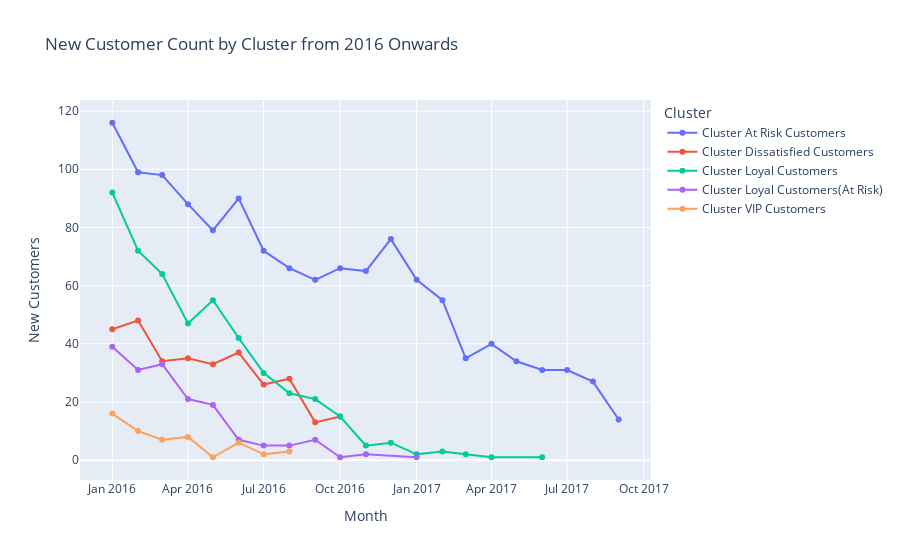

Notebook cell for this chart:
### Markdown cell above
### 2016년 부터 보기

### Code cell
# 각 고객별로 첫 구매 날짜와 그 때의 군집을 계산
customer_first_purchase = df.groupby('Customer Id').agg({
    'order date (DateOrders)': 'min',  # 첫 구매 날짜
    'Cluster': 'first'  # 첫 구매 시의 군집
}).reset_index()

# 첫 구매 날짜를 월별로 변환
customer_first_purchase['First Purchase Month'] = customer_first_purchase['order date (DateOrders)'].dt.to_period('M')

# 월별, 군집별로 신규 포함된 고객 수 계산
new_customers_per_cluster = customer_first_purchase.groupby(['First Purchase Month', 'Cluster']).size().reset_index(name='New Customers')

# Period 객체를 YYYY-MM 형식의 문자열로 변환
new_customers_per_cluster['First Purchase Month'] = new_customers_per_cluster['First Purchase Month'].dt.strftime('%Y-%m')

# 2016년 이후 및 2017년 10월 제외 데이터 필터링
new_customers_per_cluster = new_customers_per_cluster.query("('2016-01' <= `First Purchase Month`) & (`First Purchase Month` != '2017-10')")

# 그래프 객체 생성
fig = go.Figure()

# 신규 고객 수 데이터 추가 (선 그래프)
for cluster in new_customers_per_cluster['Cluster'].unique():
    cluster_data = new_customers_per_cluster[new_customers_per_cluster['Cluster'] == cluster]
    fig.add_trace(go.Scatter(
        x=cluster_data['First Purchase Month'],
        y=cluster_data['New Customers'],
        mode='lines+markers',
        name=f'Cluster {cluster}'
    ))

# 레이아웃 설정
fig.update_layout(
    title='New Customer Count by Cluster from 2016 Onwards',
    xaxis_title='Month',
    yaxis_title='New Customers',
    legend_title='Cluster'
)

# 그래프 표시
fig.show()

### Figure 1 — Plotly figure (JSON) as saved in the notebook; plotly's stock layout.template omitted (floating-point values rounded to 4 significant figures)
{"data": [{"mode": "lines+markers", "name": "Cluster At Risk Customers", "type": "scatter", "x": ["2016-01", "2016-02", "2016-03", "2016-04", "2016-05", "2016-06", "2016-07", "2016-08", "2016-09", "2016-10", "2016-11", "2016-12", "2017-01", "2017-02", "2017-03", "2017-04", "2017-05", "2017-06", "2017-07", "2017-08", "2017-09"], "y": [116, 99, 98, 88, 79, 90, 72, 66, 62, 66, 65, 76, 62, 55, 35, 40, 34, 31, 31, 27, 14]}, {"mode": "lines+markers", "name": "Cluster Dissatisfied Customers", "type": "scatter", "x": ["2016-01", "2016-02", "2016-03", "2016-04", "2016-05", "2016-06", "2016-07", "2016-08", "2016-09", "2016-10"], "y": [45, 48, 34, 35, 33, 37, 26, 28, 13, 15]}, {"mode": "lines+markers", "name": "Cluster Loyal Customers", "type": "scatter", "x": ["2016-01", "2016-02", "2016-03", "2016-04", "2016-05", "2016-06", "2016-07", "2016-08", "2016-09", "2016-10", "2016-11", "2016-12", "2017-01", "2017-02", "2017-03", "2017-04", "2017-06"], "y": [92, 72, 64, 47, 55, 42, 30, 23, 21, 15, 5, 6, 2, 3, 2, 1, 1]}, {"mode": "lines+markers", "name": "Cluster Loyal Customers(At Risk)", "type": "scatter", "x": ["2016-01", "2016-02", "2016-03", "2016-04", "2016-05", "2016-06", "2016-07", "2016-08", "2016-09", "2016-10", "2016-11", "2017-01"], "y": [39, 31, 33, 21, 19, 7, 5, 5, 7, 1, 2, 1]}, {"mode": "lines+markers", "name": "Cluster VIP Customers", "type": "scatter", "x": ["2016-01", "2016-02", "2016-03", "2016-04", "2016-05", "2016-06", "2016-07", "2016-08"], "y": [16, 10, 7, 8, 1, 6, 2, 3]}], "layout": {"legend": {"title": {"text": "Cluster"}}, "title": {"text": "New Customer Count by Cluster from 2016 Onwards"}, "xaxis": {"title": {"text": "Month"}}, "yaxis": {"title": {"text": "New Customers"}}}}
